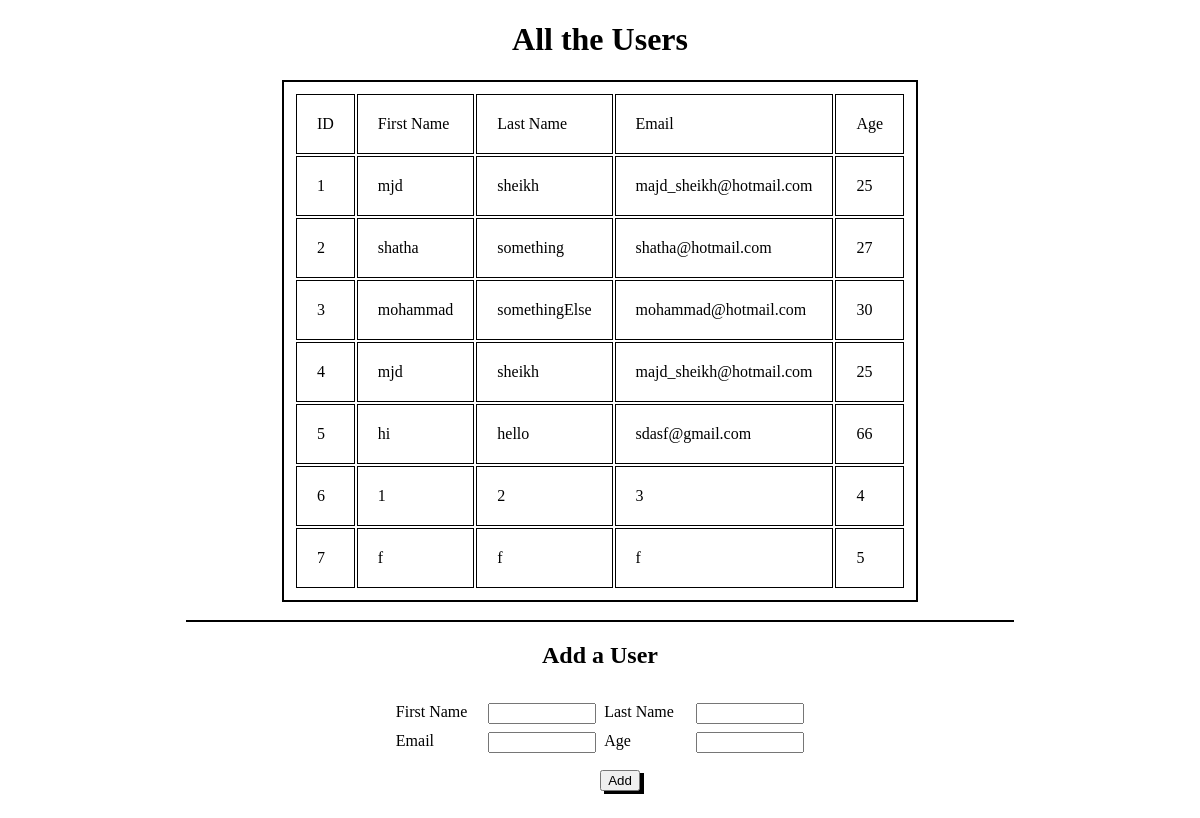
The page / on the database its author committed.
### users/models.py (models this page shows)
class users(models.Model):
    first_name = models.CharField(max_length = 255)
    last_name = models.CharField(max_length = 255)
    email_address = models.CharField(max_length = 255)
    age = models.IntegerField()
    created_at = models.DateTimeField(auto_now_add = True)
    updated_at = models.DateTimeField(auto_now = True)

### users/views.py (the view)
# urls.py: path('', views.index),
def index(request):
    context = {
        "users" : users.objects.all()
    }
    return render(request, "index.html", context)

### users/templates/index.html (shortened to what this page needs)
<!DOCTYPE html>
<html lang="en">
<head>
</head>
<body>
    <h1>All the Users</h1>
    <div class="table">
    <table>
        <tr class="tr">
            <td>ID</td>
            <td>First Name</td>
            <td>Last Name</td>
            <td>Email</td>
            <td>Age</td>
        </tr>
        {% for i in users %}
        <tr>
            <td>{{i.id}}</td>
            <td>{{i.first_name}}</td>
            <td>{{i.last_name}}</td>
            <td>{{i.email_address}}</td>
            <td>{{i.age}}</td>
        </tr>
        {% endfor %}
    </table>
    </div>
    <br>
    <div class="border"></div>
<h2>Add a User</h2>
<form action="/process" method="post">
    <div>
    <div class="input">
        <label>First Name</label>
        <input type="text" name="firstName">
    </div>
    <div class="input">
        <label>Email</label>
        <input type="text" name="email">
    </div>
    </div>
    <div>
    <div class="input">
        <label>Last Name</label>
        <input type="text" name="lastName">
    </div>
    <div class="input">
        <label>Age</label>
        <input type="text" name="age">
    </div>
    <button type="submit">Add</button>
</div>
</form>
</body>
</html>

### users/templates/index.html (style rules this page uses)
h1 { text-align: center; }
.table { display: flex; justify-content: center; align-items: center; margin: 0 auto; }
table { width: 50%; padding: 10px; border: 2px solid black; }
td { border: 1px solid black; padding: 20px; }
.tr { border: 1px solid black; }
.border { width: 70%; border-top: 2px solid black; margin: 0 auto; }
h2 { text-align: center; }
form { display: flex; width: 417px; margin: 0 auto; justify-content: space-evenly; padding: 10px; }
input { width: 100px; }
.input { width: 200px; display: flex; justify-content: space-between; padding: 4px; }
button { margin: 13px auto; box-shadow: 4px 3px black; }

### rows shown on the page
users: id "1", first_name "mjd", last_name "sheikh", email_address "majd_sheikh@hotmail.com", age "25"
users: id "2", first_name "shatha", last_name "something", email_address "shatha@hotmail.com", age "27"
users: id "3", first_name "mohammad", last_name "somethingElse", email_address "mohammad@hotmail.com", age "30"
users: id "4", first_name "mjd", last_name "sheikh", email_address "majd_sheikh@hotmail.com", age "25"
users: id "5", first_name "hi", last_name "hello", email_address "sdasf@gmail.com", age "66"
users: id "6", first_name "1", last_name "2", email_address "3", age "4"
users: id "7", first_name "f", last_name "f", email_address "f", age "5"
